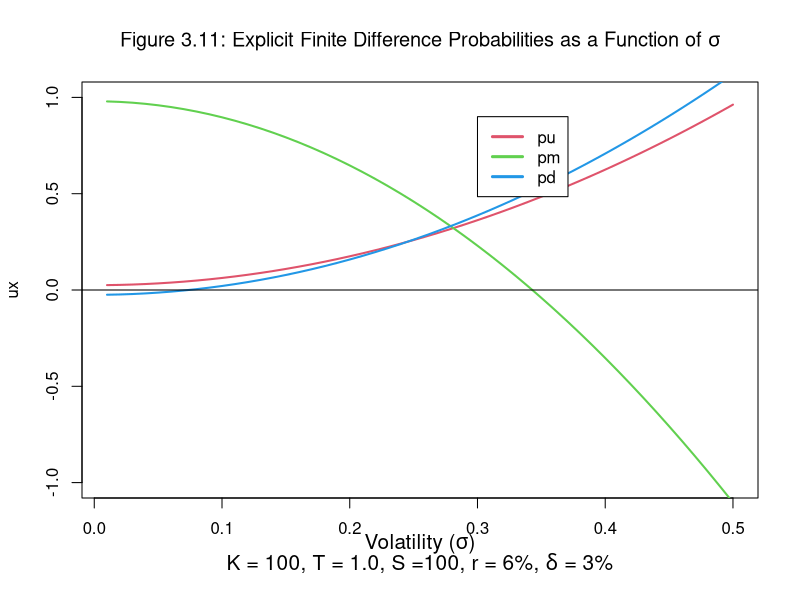

The R script that drew this image:
pu = function(sig, dt=1/3, dx=0.2, r=0.06, div=0.03, nu=r-div-0.5*sig^2) {
  0.5 * dt * ( (sig/dx)^2 + nu/dx )
}

pm =  function(sig, dt=1/3, dx=0.2, r=0.06, div=0.03, nu=r-div-0.5*sig^2) {
  1.0 - dt *   (sig/dx)^2 - r*dt 
}
pd =  function(sig, dt=1/3, dx=0.2, r=0.06, div=0.03, nu=r-div-0.5*sig^2) {
  0.5 * dt * ( (sig/dx)^2 - nu/dx)
}

x = seq(from=0.01, to=0.5, by=0.01)
ux = pu(x)
mx = pm(x)
dx = pd(x)
theTitle = expression(paste("Figure 3.11: Explicit Finite Difference Probabilities", 
                 " as a Function of ", sigma, sep=""))
xlab1 = expression(paste("Volatility (", sigma, ")", sep=""))
xlab2 = expression(paste("K = 100, T = 1.0, S =100, r = 6%, ", delta, " = 3%"))
plot(x, ux, ylim=c(-1,1), type="n", xlab="")
title(theTitle, cex=3)
mtext(text=xlab1, side=1, line=2, cex=1.25)
mtext(text=xlab2, side=1, line=3, cex=1.25)
lines(x, ux, lwd=2, col=2)
lines(x, mx, lwd=2, col=3)
lines(x, dx, lwd=2, col=4)
abline(h=0)
legend(0.3, 0.9, legend=c('pu', 'pm', 'pd'), col=2:4, lty=1, lwd=3)

